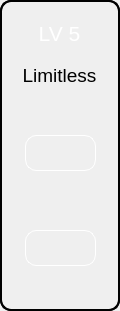
  <widget class="QGroupBox" name="groupBox5">
   <property name="geometry">
    <rect>
     <x>516</x>
     <y>60</y>
     <width>120</width>
     <height>311</height>
    </rect>
   </property>
   <property name="autoFillBackground">
    <bool>false</bool>
   </property>
   <property name="styleSheet">
    <string notr="true">background-image: url(:/SPCTF Logo/PixelGrass1.png);
color: rgb(255, 255, 255);
border-style: outset;
border-width: 2px;
border-radius: 11px;
border-color: black;
padding: 4px;</string>
   </property>
   <property name="title">
    <string/>
   </property>
   <widget class="QPushButton" name="pushButton5">
    <property name="geometry">
     <rect>
      <x>0</x>
      <y>0</y>
      <width>120</width>
      <height>311</height>
     </rect>
    </property>
    <property name="minimumSize">
     <size>
      <width>120</width>
      <height>311</height>
     </size>
    </property>
    <property name="maximumSize">
     <size>
      <width>120</width>
      <height>311</height>
     </size>
    </property>
    <property name="font">
     <font>
      <pointsize>16</pointsize>
      <weight>50</weight>
      <italic>false</italic>
      <bold>false</bold>
      <underline>false</underline>
      <strikeout>false</strikeout>
      <kerning>true</kerning>
     </font>
    </property>
    <property name="layoutDirection">
     <enum>Qt::LeftToRight</enum>
    </property>
    <property name="autoFillBackground">
     <bool>false</bool>
    </property>
    <property name="styleSheet">
     <string notr="true">background-image: url(:/SPCTF Logo/RAW IMG/PixelSpace1.png);
color: rgb(255, 255, 255);
border-style: outset;
border-width: 2px;
border-radius: 11px;
border-color: black;
padding: 4px;</string>
    </property>
    <property name="text">
     <string/>
    </property>
    <property name="checkable">
     <bool>false</bool>
    </property>
    <property name="autoRepeat">
     <bool>false</bool>
    </property>
    <property name="autoDefault">
     <bool>false</bool>
    </property>
    <property name="default">
     <bool>false</bool>
    </property>
   </widget>
   <widget class="QLabel" name="LV5_Label">
    <property name="enabled">
     <bool>true</bool>
    </property>
    <property name="geometry">
     <rect>
      <x>2</x>
      <y>60</y>
      <width>115</width>
      <height>31</height>
     </rect>
    </property>
    <property name="minimumSize">
     <size>
      <width>115</width>
      <height>31</height>
     </size>
    </property>
    <property name="maximumSize">
     <size>
      <width>115</width>
      <height>31</height>
     </size>
    </property>
    <property name="font">
     <font>
      <pointsize>14</pointsize>
     </font>
    </property>
    <property name="styleSheet">
     <string notr="true">background-image: url(:/SPCTF Logo/RAW IMG/color2.png);
color: rgb(0, 0, 0);
border-style: None;
border-width: 0px;
border-radius: 0px;
border-color: black;
padding: 0px;</string>
    </property>
    <property name="text">
     <string>&lt;html&gt;&lt;head/&gt;&lt;body&gt;&lt;p align=&quot;center&quot;&gt;Limitless&lt;/p&gt;&lt;/body&gt;&lt;/html&gt;</string>
    </property>
    <property name="textFormat">
     <enum>Qt::RichText</enum>
    </property>
   </widget>
   <widget class="QLabel" name="LV5_Text">
    <property name="geometry">
     <rect>
      <x>2</x>
      <y>2</y>
      <width>115</width>
      <height>64</height>
     </rect>
    </property>
    <property name="font">
     <font>
      <pointsize>16</pointsize>
     </font>
    </property>
    <property name="styleSheet">
     <string notr="true">background-image: url(:/SPCTF Logo/RAW IMG/PixelSpace1.png);
color: rgb(255, 255, 255);
border-style: None;
border-width: 0px;
border-radius: 11px;
border-color: black;
padding: 0px;</string>
    </property>
    <property name="text">
     <string>&lt;html&gt;&lt;head/&gt;&lt;body&gt;&lt;p align=&quot;center&quot;&gt;LV 5&lt;/p&gt;&lt;/body&gt;&lt;/html&gt;</string>
    </property>
   </widget>
   <widget class="QPushButton" name="Dark_Mode_Button">
    <property name="geometry">
     <rect>
      <x>25</x>
      <y>135</y>
      <width>71</width>
      <height>36</height>
     </rect>
    </property>
    <property name="font">
     <font>
      <stylestrategy>PreferDefault</stylestrategy>
     </font>
    </property>
    <property name="autoFillBackground">
     <bool>false</bool>
    </property>
    <property name="styleSheet">
     <string notr="true">image: url(:/SPCTF Logo/RAW IMG/Dark Mode.png);
background-image: url(:/SPCTF Logo/RAW IMG/color.png);
border-style: outset;
border-width: 1px;
border-radius: 11px;
border-color: white;
padding: 3px;</string>
    </property>
    <property name="text">
     <string/>
    </property>
   </widget>
   <widget class="QPushButton" name="RSA_Button">
    <property name="geometry">
     <rect>
      <x>25</x>
      <y>230</y>
      <width>71</width>
      <height>36</height>
     </rect>
    </property>
    <property name="font">
     <font>
      <stylestrategy>PreferDefault</stylestrategy>
     </font>
    </property>
    <property name="autoFillBackground">
     <bool>false</bool>
    </property>
    <property name="styleSheet">
     <string notr="true">image: url(:/SPCTF Logo/RAW IMG/RSA.png);
background-image: url(:/SPCTF Logo/RAW IMG/color.png);
border-style: outset;
border-width: 1px;
border-radius: 11px;
border-color: white;
padding: 9px;</string>
    </property>
    <property name="text">
     <string/>
    </property>
   </widget>
   <zorder>pushButton5</zorder>
   <zorder>LV5_Text</zorder>
   <zorder>LV5_Label</zorder>
   <zorder>Dark_Mode_Button</zorder>
   <zorder>RSA_Button</zorder>
  </widget>
